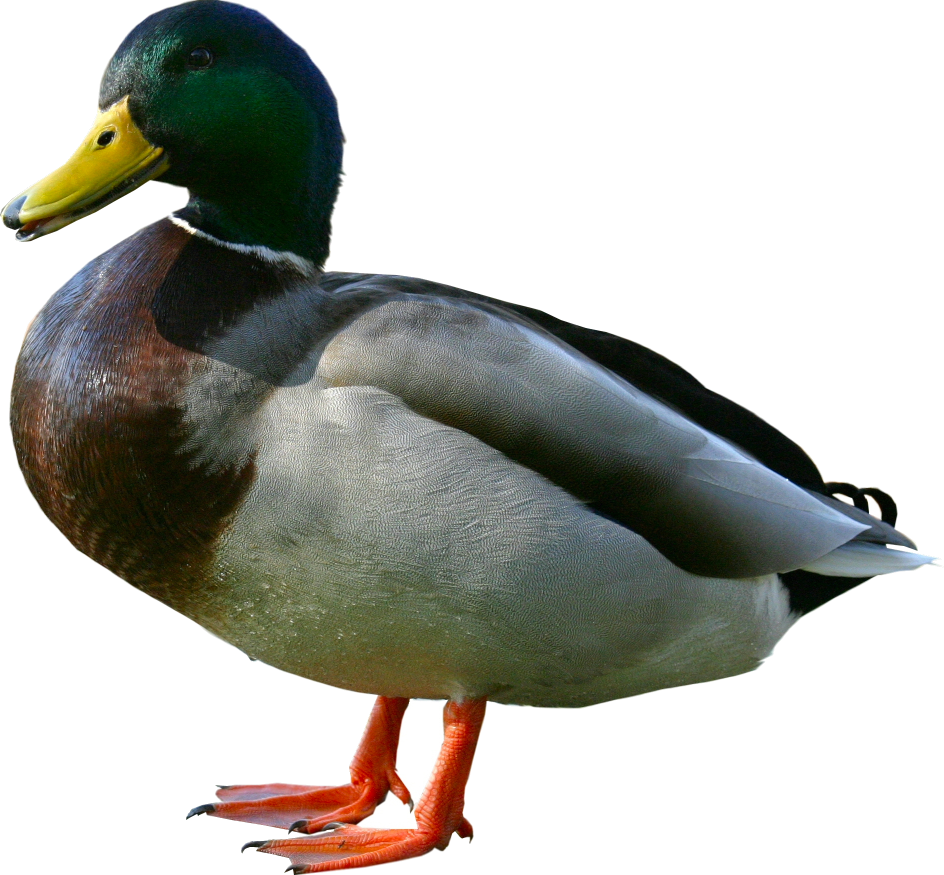
#> input picture INF8770_TP2/images/duck.png, 1888 x 1750 px (shown at 1/2 size); its folder holds only this picture in this run
$ python main.py
#> lines starting #> are read from the running program, lines starting #| are printed output that depends on the picture
### INF8770_TP2/format_converter.py
from PIL import Image


def convert_to_jpeg(path_name, new_path):
    original_image = Image.open(path_name)
    original_image.convert('RGB').save(new_path, "JPEG")
    return new_path

def convert_to_jpeg2000(path_name, new_path):
    original_image = Image.open(path_name)
    original_image.convert('RGB').save(new_path, "JPEG2000")
    return new_path


### INF8770_TP2/SSIM.py
# https://code.adonline.id.au/structural-similarity-index-ssim-in-python/

from skimage.metrics import structural_similarity as ssim
import numpy as np
import cv2

def ssim_compare(original_image, compressed_image):

    # Import images
    image1 = cv2.imread(original_image)
    image2 = cv2.imread(compressed_image, 1)

    # Convert the images to grayscale
    gray1 = cv2.cvtColor(image1, cv2.COLOR_BGR2GRAY)
    gray2 = cv2.cvtColor(image2, cv2.COLOR_BGR2GRAY)

    # Check for same size and ratio and report accordingly
    ho, wo, _ = image1.shape
    hc, wc, _ = image2.shape
    ratio_orig = ho/wo
    ratio_comp = hc/wc
    dim = (wc, hc)

    if round(ratio_orig, 2) != round(ratio_comp, 2):
        print("\nImages not of the same dimension. Check input.")
        exit()

    # Resize first image if the second image is smaller
    elif ho > hc and wo > wc:
        print("\nResizing original image for analysis...")
        gray1 = cv2.resize(gray1, dim)

    elif ho < hc and wo < wc:
        print("\nCompressed image has a larger dimension than the original. Check input.")
        exit()

    if round(ratio_orig, 2) == round(ratio_comp, 2):
        return ssim(gray1, gray2)

### INF8770_TP2/PSNR.py
from math import log10, sqrt
import cv2
import numpy as np

def psnr_compare(original_image, compressed_image):
    original = cv2.imread(original_image)
    compressed = cv2.imread(compressed_image, 1)

    mse = np.mean((original - compressed) ** 2)
    if(mse == 0):  # MSE is zero means no noise is present in the signal .
                  # Therefore PSNR have no importance.
        return 100
    max_pixel = 255.0
    psnr = 20 * log10(max_pixel / sqrt(mse))

    return psnr

### INF8770_TP2/compression_rate.py
import os

def get_compression_rate(original_path, compressed_path):
    original_file_stats = os.stat(original_path)
    compressed_file_stats = os.stat(compressed_path)

    return 1 - (compressed_file_stats.st_size / original_file_stats.st_size)

### INF8770_TP2/main.py
#!/usr/bin/env python3

from format_converter import *
from SSIM import ssim_compare
from PSNR import psnr_compare
from compression_rate import get_compression_rate
import os

images_path = "images/"
jpeg_path = "jpeg_images/"
jpeg2000_path = "jpeg2000_images/"

if not os.path.exists(jpeg_path):
   os.makedirs(jpeg_path)
if not os.path.exists(jpeg2000_path):
   os.makedirs(jpeg2000_path)

def remove_transparency(image_path):
    Image.open(image_path).convert("RGB").save(image_path)


def main():
    image_names = os.listdir(images_path)
    for name in image_names:
        curr_image = images_path + name
        curr_jpeg_path = jpeg_path + name.replace(".png", ".jpg")
        curr_jpeg2000_path = jpeg2000_path + name.replace(".png", ".jp2")

        remove_transparency(curr_image)
        convert_to_jpeg(curr_image, curr_jpeg_path)
#> in convert_to_jpeg, original_image is the input picture: PIL image 1888x1750 RGB; mean R, G, B 179, 179, 173.1
        convert_to_jpeg2000(curr_image, curr_jpeg2000_path)

        ssim_jpeg = ssim_compare(curr_image, curr_jpeg_path)
#> in ssim_compare, `gray1 = cv2.cvtColor(image1, cv2.COLOR_BGR2GRAY)`:
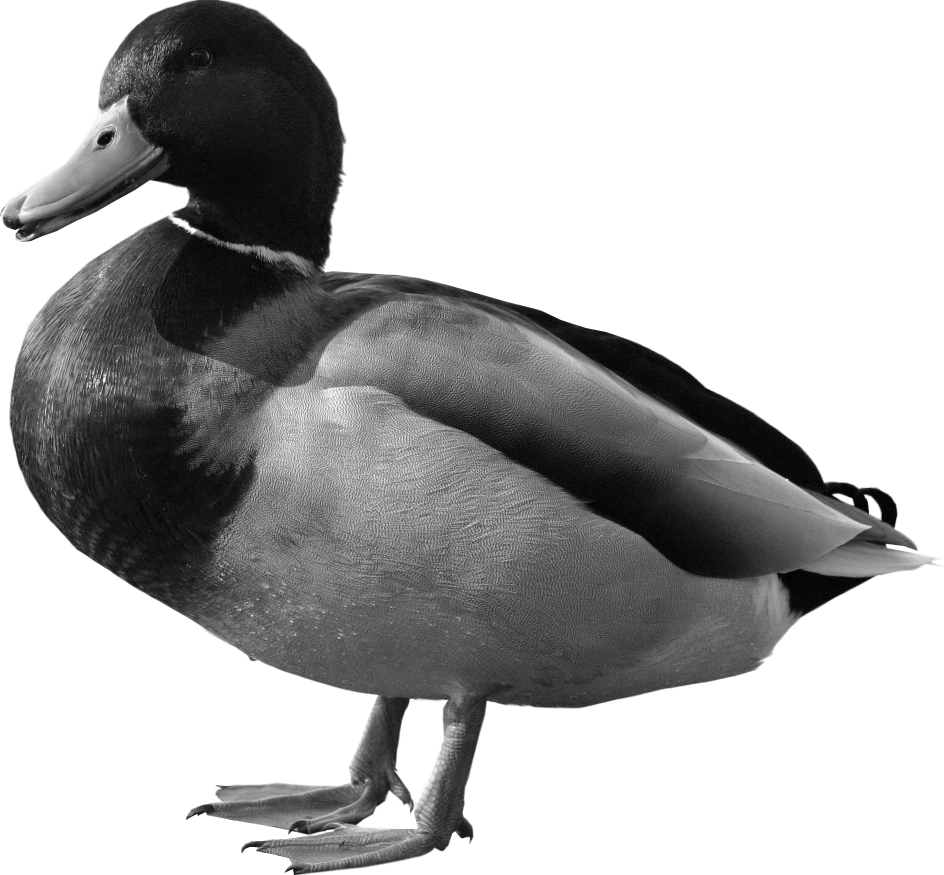
#> gray1: shape (1750, 1888) (shown at 1/2 size); min 0, max 255, mean 178.3
#> ssim_jpeg = 0.97
        psnr_jpeg = psnr_compare(curr_image, curr_jpeg_path)
#> in psnr_compare, `mse = np.mean((original - compressed) ** 2)`: mse = 12.86
#> in psnr_compare, `psnr = 20 * log10(max_pixel / sqrt(mse))`: psnr = 37.04
#> psnr_jpeg = 37.04
        compression_rate_jpeg = get_compression_rate(curr_image, curr_jpeg_path)

        ssim_jpeg2000 = ssim_compare(curr_image, curr_jpeg2000_path)
        psnr_jpeg2000 = psnr_compare(curr_image, curr_jpeg2000_path)
        compression_rate_jpeg2000 = get_compression_rate(curr_image, curr_jpeg2000_path)

        print(name + ": \n")
        print("Jpeg: ")
        print(f"SSIM: {ssim_jpeg}")
        print(f"PSNR: {psnr_jpeg} dB")
        print(f"Taux de compression: {compression_rate_jpeg} \n")

        print("Jpeg2000: ")
        print(f"SSIM: {ssim_jpeg2000}")
        print(f"PSNR: {psnr_jpeg2000} dB")
        print(f"Taux de compression: {compression_rate_jpeg2000} \n")


if __name__ == "__main__":
#> (the run stopped early here; a loop or call above may not have finished)
